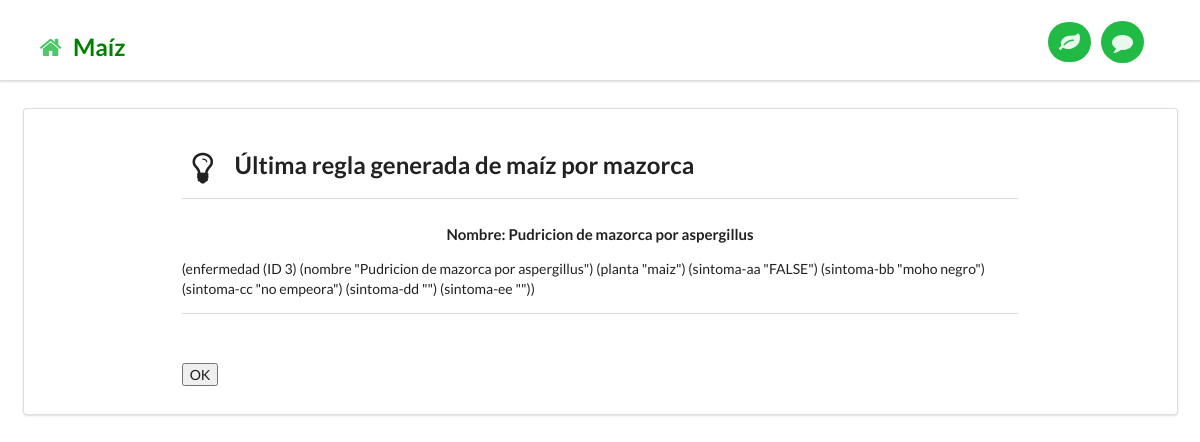
The page /escrituramaes/ on the database its author committed.
### miapp/models.py (models this page shows, shortened)
class Enfermedadmaes(models.Model):
    name = models.CharField(max_length=50)
    description = models.TextField()
    images = models.IntegerField()
    planta = models.CharField(max_length=50)
    sintomaAA = models.CharField(max_length=50)
    sintomaBB = models.CharField(max_length=50)
    sintomaCC = models.CharField(max_length=50)

### miapp/views.py (the view)
# urls.py: url(r'^escrituramaes/$', views.escrituramaesPage, name='escrituramaesPage'),
@csrf_exempt
def escrituramaesPage(request):
    enfermedadmaesmaiz = Enfermedadmaes.objects.latest('id')
    return render(request, 'escrituramaes.html', {'enfermedadmaesmaiz':enfermedadmaesmaiz})

### templates/escrituramaes.html (shortened to what this page needs)
{% extends "base.html" %}
{% load staticfiles %}
{% block css-files %}
  <link rel="stylesheet" href="{% static "css/utilbase.css" %}"/>
  <link rel="stylesheet" href="{% static "css/analisis.css" %}"/>
{% endblock %}
{% block content %}
<div id="outer-box" style="display:none;">
<div id="preference-box" class="ui existing segment container grid">
  <div class="two wide column"></div>
  <form method="post" id="form-escritura" class="ui form twelve wide column" action="{% url 'escrituramaes' %}">
    <h2 class="ui header">
      <i class="lightbulb icon"></i>
      <div class="content">
        Última regla generada de maíz por mazorca
      </div>
    </h2>
    <div class="ui divider"></div>
    <h4 id="supertitulo" class="ui center aligned header">Nombre: {{ enfermedadmaesmaiz.name }} </h4>
    (enfermedad (ID {{ enfermedadmaesmaiz.id }}) (nombre "{{ enfermedadmaesmaiz.name }}") (planta "{{ enfermedadmaesmaiz.planta }}") (sintoma-aa "{{ enfermedadmaesmaiz.sintomaAA }}") (sintoma-bb "{{ enfermedadmaesmaiz.sintomaBB }}") (sintoma-cc "{{ enfermedadmaesmaiz.sintomaCC }}") (sintoma-dd "{{ enfermedadmaesmaiz.sintomaDD }}") (sintoma-ee "{{ enfermedadmaesmaiz.sintomaEE }}"))
    <div class="ui divider"></div>
    <br>
    <div class="inline fields">
	<br>
        <input type="submit" value="OK" />
    </div>
  </form>
</div>
<div id="notification-box">
          <div id="the-cat-box">
          </div>
        </div>
</div>
{% endblock %}

### static/css/utilbase.css (style rules this page uses)
body { padding-top: 74px; }
#notification-box { position: absolute; top:0px; }
#the-cat-box { float: left; height:73px; width: 180px; top:0px; overflow: hidden; }

### static/css/analisis.css (style rules this page uses)
#outer-box { position: fixed; overflow-y: scroll; width: 100%; height: 80%; z-index: 100; }

### rows shown on the page
Enfermedadmaes: name "Pudricion de mazorca por aspergillus", id "3", planta "maiz", sintomaAA "FALSE", sintomaBB "moho negro", sintomaCC "no empeora"
